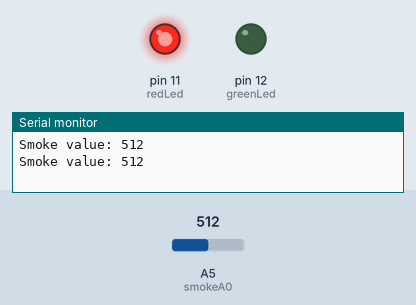
Recording of a sketch running on a simulated Arduino Uno, built with avr-gcc and run on an emulated ATmega328P. Shown: output pins drawn as LEDs (lit = HIGH), the last lines printed to the serial monitor. Inputs (shaded band) come from the test bench; at power-on: A5 (smokeA0) = 512.

Above: at 3.8 s.
3.9 s: A5 (smokeA0) set to 78
7.8 s: A5 (smokeA0) set to 67
At 10.1 s:
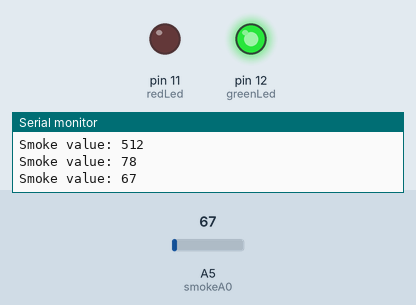
11.7 s: A5 (smokeA0) set to 122
At 12.4 s:
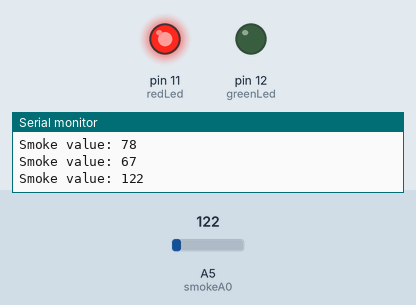
15.6 s: A5 (smokeA0) set to 60
At 19.4 s:
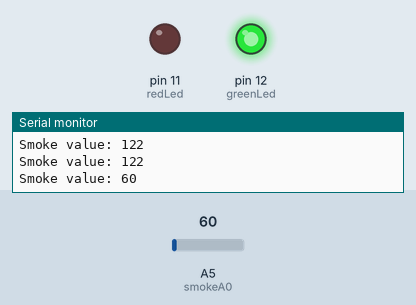
Timing chart, 0 to 20.5 s (numbered marks = the images above; inputs shaded):
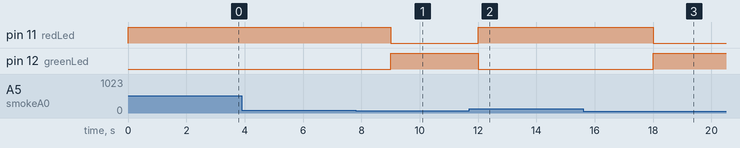

The sketch:

gas_sensor.ino
```cpp
int redLed = 11;
int greenLed = 12;
//int buzzer = 10;
int smokeA0 = A5;
// Your threshold value
int sensorThres = 70;

void setup() {
  pinMode(redLed, OUTPUT);
  pinMode(greenLed, OUTPUT);
  //pinMode(buzzer, OUTPUT);
  pinMode(smokeA0, INPUT);
  Serial.begin(9600);
}

void loop() {
  int analogSensor = analogRead(smokeA0);

  Serial.print("Smoke value: ");
  Serial.println(analogSensor);
  // Checks if it has reached the threshold value
  if (analogSensor > sensorThres)
  {
    digitalWrite(redLed, HIGH);
    digitalWrite(greenLed, LOW);
   // tone(buzzer, 1000, 200);
  }
  else
  {
    digitalWrite(redLed, LOW);
    digitalWrite(greenLed, HIGH);
    //noTone(buzzer);
  }
  delay(3000);
}
```

Measured:
- the behaviour switches between 71 and 70 on A5 (smokeA0) (found by bisection; images 0 and 1)
- after the input at 7.8 s, pin 11 (redLed): HIGH → LOW after 1.2 s; pin 12 (greenLed): LOW → HIGH after 1.2 s
- after the input at 11.7 s, pin 11 (redLed): LOW → HIGH after 0.30 s; pin 12 (greenLed): HIGH → LOW after 0.30 s
- after the input at 15.6 s, pin 11 (redLed): HIGH → LOW after 2.4 s; pin 12 (greenLed): LOW → HIGH after 2.4 s
